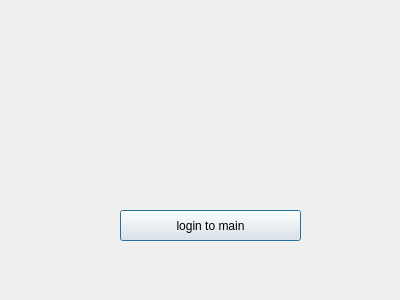
<?xml version="1.0" encoding="UTF-8"?>
<ui version="4.0">
 <class>loginDlg</class>
 <widget class="QDialog" name="loginDlg">
  <property name="geometry">
   <rect>
    <x>0</x>
    <y>0</y>
    <width>400</width>
    <height>300</height>
   </rect>
  </property>
  <property name="windowTitle">
   <string>Dialog</string>
  </property>
  <widget class="QPushButton" name="pushButton">
   <property name="geometry">
    <rect>
     <x>120</x>
     <y>210</y>
     <width>181</width>
     <height>31</height>
    </rect>
   </property>
   <property name="text">
    <string>login to main</string>
   </property>
  </widget>
 </widget>
 <resources/>
 <connections>
  <connection>
   <sender>pushButton</sender>
   <signal>clicked()</signal>
   <receiver>loginDlg</receiver>
   <slot>accept()</slot>
   <hints>
    <hint type="sourcelabel">
     <x>207</x>
     <y>215</y>
    </hint>
    <hint type="destinationlabel">
     <x>266</x>
     <y>109</y>
    </hint>
   </hints>
  </connection>
 </connections>
</ui>
